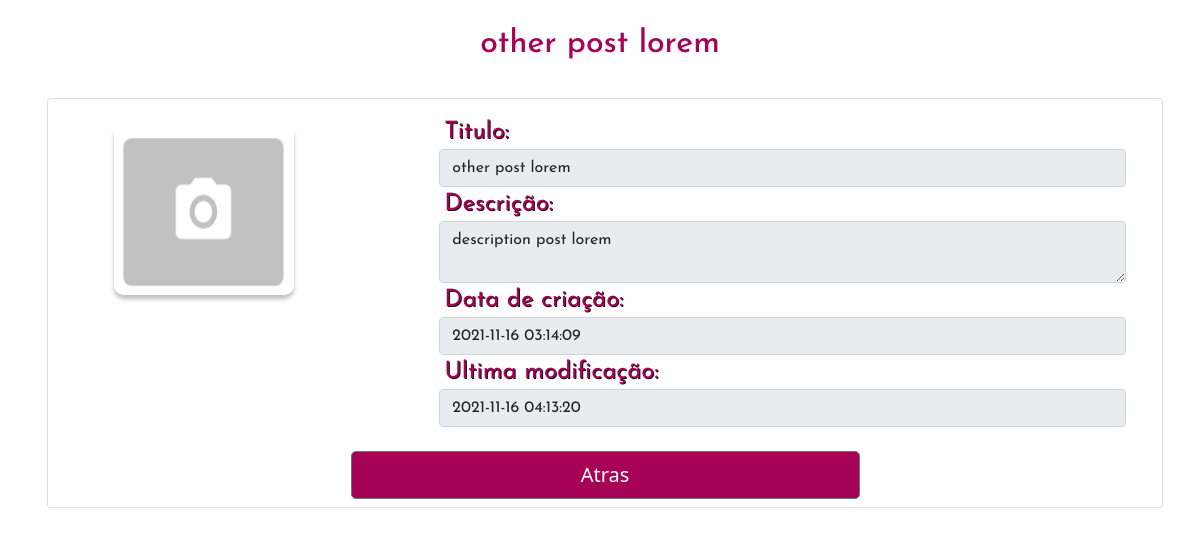
The page /app/post/ViewPost.php?id=4 on the database its author committed.
### tables this page shows
CREATE TABLE `post` (
  `post_id` int(10) UNSIGNED NOT NULL,
  `title` varchar(250) NOT NULL,
  `description` longtext DEFAULT NULL,
  `create_date` datetime NOT NULL DEFAULT current_timestamp(),
  `modify_date` datetime DEFAULT NULL ON UPDATE current_timestamp(),
  `categoria_id` int(10) UNSIGNED NOT NULL
);

### app/post/ViewPost.php (the view, shortened to what this page needs)
<?php
$id = $_GET['id'];
require_once __DIR__ . '/../../db/conn.inc.php';
$sql = 'select * from post where post_id =:post_id';
$stmt = $conn->prepare($sql);
$stmt->bindParam(':post_id', $id, PDO::PARAM_INT);
$stmt->execute();
$post = $stmt->fetch(PDO::FETCH_ASSOC);
?>
<html>
<head>
    <link href="https://cdn.jsdelivr.net/npm/bootstrap@5.0.2/dist/css/bootstrap.min.css" rel="stylesheet">
    <link rel="stylesheet" href="lib/fontawesome-free/css/all.min.css">
    <link rel="stylesheet" href="https://code.ionicframework.com/ionicons/2.0.1/css/ionicons.min.css">
    <link rel="stylesheet" href="../../public/css/header.css">
    <link rel="stylesheet" href="../../public/css/footer.css">
    <link rel="stylesheet" href="../../public/css/main.css">
</head>
<body>
    <h2><?php echo $post['title'] ?></h2>
    <div class="container">
        <div class="container row card">
            <div class="col-sm-12 ">
                <div class=" col-md-12">
                    <div class="row ">
                        <div class="col-md-4">
                            <?php
                            if (!isset($post['title'])) {
                                echo 'Post invalid';
                            } else {
                                echo '<img src="../../storage/add.png" id="imgPost-' . $id . '" class="profile" style="width: 180px;height: 170px; ">';
                            }
                            ?>
                        </div>
                        <div class="container col-md-8  post_item">
                            <div class="form-group post_item">
                                <label style="color: #a60356;" for="title"> Titulo:</label>
                                <input type="text" class="form-control" name="title" id="title" value="<?php echo $post['title'] ?>" disabled />
                            </div>
                            <div class="form-group post_item">
                                <label style="color: #a60356;" for="description">Descrição:</label>
                                <textarea disabled type="text" class="form-control" name="description" id="description"><?php echo $post['description'] ?> </textarea>
                            </div>
                            <div class="form-group post_item">
                                <label style="color: #a60356;" for="create_date">Data de criação:</label>
                                <input type="text" class="form-control" name="create_date" id="create_date" value="<?php echo $post['create_date'] ?>" disabled />
                            </div>
                            <div class="form-group post_item">
                                <label style="color: #a60356;" for="modify_date">Ultima modificação:</label>
                                <input type="text" class="form-control" name="modify_date" id="modify_date" value="<?php echo $post['modify_date'] ?>" disabled />
                            </div>
                        </div>
                    </div>
                    <div class="row col-md-12>">
                        <div class="col-md-3">
                        </div>
                        <div class="col-md-6 btn-group btn-group-lg">
                            <button type="button" onclick="window.location.href='javascript:history.back()'" class="btn btn-secondary btn-lg " style="background-color: #a60356;">Atras</button>
                        </div>
                        <div class="col-md-3">
                        </div>
                    </div>
                </div>
            </div>
        </div>
    </div>
</body>
</html>

### public/css/main.css (style rules this page uses)
h2 { display: block; font-family: "Josefin Sans", sans-serif; color: #a60356; padding-top: 25px; padding-bottom: 25px; text-align: center; }
label { color: #a60356 !important; }
input { outline: 0; border-width: 0 0 1px; border-color: #c4c4c4; ; }
div .post_item label { padding: 5px; text-align: center !important; font-size: 24px !important; line-height: 24px !important; text-shadow: 1px 1px #111111 !important; font-family: "Josefin Sans", sans-serif !important; color: #a60356 !important; }
.card { float: none; background: white; padding-top: 1rem; padding-bottom: 0.5rem; position: relative; display: flex; flex-direction: column; min-width: 0; word-wrap: break-word; background-color: #fff; background-clip: border-box; border: 1 px solid rgba(0, 0, 0, .125) !important; border-radius: 0.25 rem !important; margin: 10px 5px !important; }
.form-control { font-family: 'Josefin Sans'; }
.profile { margin: 10px 5px 10px 30px; border-radius: 10px; box-shadow: 0px 4px 4px rgba(0, 0, 0, 0.25); }

### rows shown on the page
post: title "other post lorem", description "description post lorem", create_date "2021-11-16 03:14:09", modify_date "2021-11-16 04:13:20"
